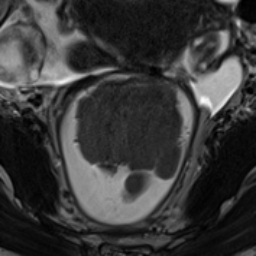
#> input picture classification/CRC_2D_Cls/img.png, 256 x 256 px, given in place of de.png, which was not available
$ jupyter execute --allow-errors crop.ipynb
#> lines starting #> are read from the running program, lines starting #| are printed output that depends on the picture; after the words box and inside, x2 and y2 are one past the last pixel; in counts of white or black regions, pixels touching at a corner belong together; pictures that were not available may be replaced by others from this repository, and a replacement may not be noted
[cell 1]
import cv2
import numpy as np
import matplotlib.pyplot as plt

from skimage.measure import find_contours, label, regionprops

[cell 2]
# img = cv2.imread('/home/workspace/AMP_mysef_2D_Cls/de.png')
img = cv2.imread('/home/workspace/AMP_mysef_2D_Cls/ipynb/de.png')
#> img is the input picture: shape (256, 256, 3); min 0, max 252, mean 56.8
# img = img.astype(np.float32) / 255
# cv2.imwrite('de.png', img)
img = img.astype(np.float32) * 255
plt.imshow(img)
np.unique(img)
#> Out = 249 values from 0 to 64260
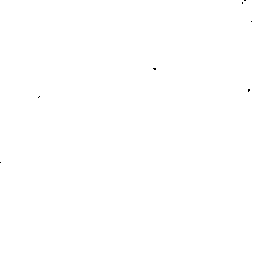
#> shown: shape (256, 256, 3) float32; values 0 (black) and 1 (white), 100% white; black in thin lines or dots, all inside (x1, y1, x2, y2) = (0, 0, 252, 163)

[cell 3]
img_path = f''
# image_path = f'/home/workspace/AMP_mysef_2D_Cls/data/png_img_Tr_nonzero/crc_054/crc_054_013.png'
# mask_path = f'/home/workspace/AMP_mysef_2D_Cls/data/png_mask_Tr_nonzero/crc_054/crc_054_013.png'

image_path = '/home/workspace/AMP_mysef_2D_Cls/img.png'
mask_path = '/home/workspace/AMP_mysef_2D_Cls/mask.png'

image = cv2.imread(image_path, cv2.IMREAD_UNCHANGED)
#> image: shape (256, 256); min 0, max 252, mean 56.8
mask = cv2.imread(mask_path, cv2.IMREAD_GRAYSCALE)

plt.subplot(221)
plt.imshow(mask, cmap='gray')

plt.subplot(222)
plt.imshow(image/255, cmap='gray')

plt.subplot(223)
plt.imshow(image, cmap='gray')
plt.imshow(mask, alpha=0.5, cmap='gray')

# np.unique(mask)
# np.unique(image/255)
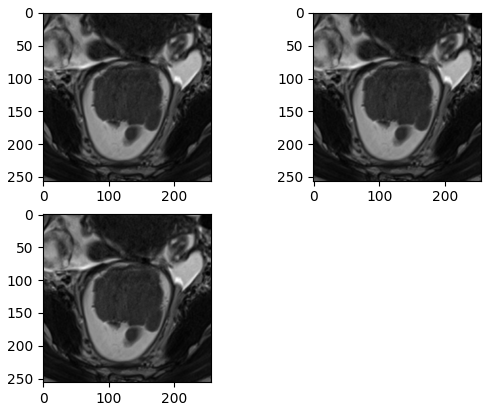
#> figure drawn by matplotlib, 3 panels

[cell 4]
def mask_to_border(mask):
    h, w = mask.shape
#> h = 256; w = 256
    border = np.zeros((h, w))

    contours = find_contours(mask, 128)
#> contours = 34 point arrays, longest 554 points
    for contour in contours:
        for c in contour:
            x = int(c[0])
            y = int(c[1])
            border[x][y] = 255
#> this loop made 34 passes
#> contour on passes 27, 34: [[94.56, 0], [95, 0.444], [95.17, 0]], [[214, 101], [213, 101], [214, 100], [214, 101]]
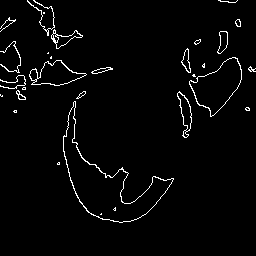
#> border: shape (256, 256) float64; 2.7% white in thin lines or dots, all inside (x1, y1, x2, y2) = (0, 0, 256, 223)

    return border

[cell 5]
border = mask_to_border(mask)

[cell 6]
plt.imshow(border)

[cell 7]
""" Mask to bounding boxes """
def mask_to_bbox(mask):
    bboxes = []

    mask = mask_to_border(mask)
#> the loop in mask_to_border (call 2), `for contour in contours:` made 34 passes
    lbl = label(mask)
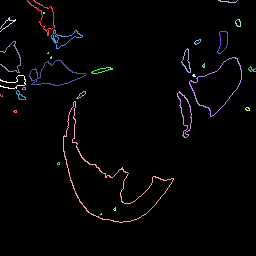
#> lbl: shape (256, 256) int64; 31 distinct labels, from 0 to 30; one colour per label, 0 black
    props = regionprops(lbl)
#> props = 30 regions; largest, box (x1, y1, x2, y2) and area: (63, 101, 174, 223) 472, (189, 57, 242, 117) 178, (29, 60, 87, 86) 174, (177, 91, 192, 138) 121, (27, 0, 55, 36) 115
    for prop in props:
        x1 = prop.bbox[1]
        y1 = prop.bbox[0]

        x2 = prop.bbox[3]
        y2 = prop.bbox[2]

        bboxes.append([x1, y1, x2, y2])
#> this loop made 30 passes
#> (x1, y1, x2, y2) on passes 1 to 12: (27, 0, 55, 36), (218, 0, 238, 3), (43, 12, 45, 14), (0, 17, 16, 32), (235, 19, 241, 27), (51, 29, 83, 49), (217, 31, 228, 54), (194, 39, 201, 45), (0, 41, 21, 73), (181, 48, 191, 73), (47, 52, 49, 54), (50, 56, 52, 59)
#> after the loop, bboxes = 30 items, first 6: [27, 0, 55, 36], [218, 0, 238, 3], [43, 12, 45, 14], [0, 17, 16, 32], [235, 19, 241, 27], [51, 29, 83, 49]

    return bboxes

[cell 8]
bboxes = mask_to_bbox(mask)
bboxes
#> Out has the same summary as bboxes in mask_to_bbox

[cell 9]
# bboxes = mask_to_bbox(mask)
x1 = bboxes[0][0]
#> x1 = 27
y1 = bboxes[0][1]
#> y1 = 0
x2 = bboxes[0][2]
#> x2 = 55
y2 = bboxes[0][3]
#> y2 = 36

cX = (x2 + x1) // 2
#> cX = 41
cY = (y2 + y1) // 2
#> cY = 18
Center = (cX, cY)
#> Center = (41, 18)
Center
dis = 30

[cell 10]
# mask1 = cv2.rectangle(mask, (x1-20, y1-20), (x2+20, y2+20), (255, 0, 0), 1)
# mask1 = cv2.rectangle(mask, (x1, y1), (x2, y2), (255, 0, 0), 1)
# plt.imshow(mask1, cmap='gray')

[cell 11]
print(x1, x2, y1, y2)
#| 27 55 0 36
# [6 lines of commented-out code are left out]

[cell 12]
crop_mask = cv2.imwrite('./demo_mask.png', mask[y1 - dis: y2 + dis, x1 - dis: x2 + dis])
crop_img = cv2.imwrite('./demo_img.png', image[y1 - dis: y2 + dis, x1 - dis: x2 + dis])

[cell 13]
plt.subplot(221)
plt.imshow(mask[y1 - dis: y2 + dis, x1 - dis: x2 + dis], cmap='gray')

plt.subplot(222)
plt.imshow(image[y1 - dis: y2 + dis, x1 - dis: x2 + dis], cmap='gray')

plt.subplot(223)
plt.imshow(mask[y1 - dis: y2 + dis, x1 - dis: x2 + dis], cmap='gray')
plt.imshow(image[y1 - dis: y2 + dis, x1 - dis: x2 + dis], alpha=0.5, cmap='gray')
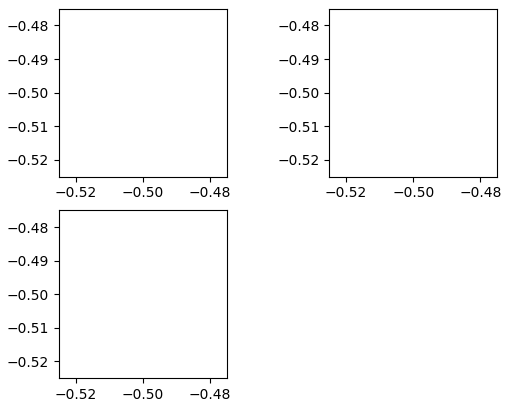
#> figure drawn by matplotlib, 3 panels

[cell 14]
image_path = f'/home/workspace/AMP_mysef_2D_Cls/data/png_img_Tr_nonzero/crc_054/crc_054_013.png'
mask_path = f'/home/workspace/AMP_mysef_2D_Cls/data/png_mask_Tr_nonzero/crc_054/crc_054_013.png'

image = cv2.imread(image_path, cv2.IMREAD_UNCHANGED)
mask = cv2.imread(mask_path, cv2.IMREAD_UNCHANGED)
plt.subplot(221)
#> (the rest of this cell did not finish here and is left out)

[cell 15]
#

[cell 16]
import os
from glob import glob
import cv2
import matplotlib.pyplot as plt
image_path = f'/home/workspace/AMP_mysef_2D_Cls/ipynb/crop_demo/png_img_Ts_nonzero/'
mask_path = f'/home/workspace/AMP_mysef_2D_Cls/ipynb/crop_demo/png_mask_Ts_nonzero/'

image_save = f'/home/workspace/AMP_mysef_2D_Cls/ipynb/cropped_Ts/imgs/'
mask_save = f'/home/workspace/AMP_mysef_2D_Cls/ipynb/cropped_Ts/masks/'


for img_dir in sorted(os.listdir(image_path)):
    # print(img_dir)
    for img_file, mask_file in zip(sorted(glob(os.path.join(image_path + img_dir + '/*.png'))), sorted(glob(os.path.join(mask_path + img_dir + '/*.png')))):
        # print(img_file, mask_file)
        img_name = img_file.split('/')[-1]
        mask_name = mask_file.split('/')[-1]

        # print(img_name)
        # print(mask_name)

        img = cv2.imread(img_file, cv2.IMREAD_UNCHANGED)
        mask = cv2.imread(mask_file, cv2.IMREAD_GRAYSCALE)
        # print(img.shape)
        assert img.shape == mask.shape

        bboxes = mask_to_bbox(mask)
#> the loop in mask_to_bbox (call 2), `for prop in props:` made 30 passes
        x1 = bboxes[0][0]
        y1 = bboxes[0][1]
        x2 = bboxes[0][2]
        y2 = bboxes[0][3]

        cX = (x2 + x1) // 2
        cY = (y2 + y1) // 2
        Center = (cX, cY)
        Center
        dis = 30

        # print(Center)

        # continue
        path_mask_save = mask_save + img_dir + '/'
        os.makedirs(path_mask_save, exist_ok=True)
        crop_mask = cv2.imwrite(path_mask_save + f'/{mask_name}', mask[y1 - dis: y2 + dis, x1 - dis: x2 + dis])

        path_img_save = image_save + img_dir + '/'
        os.makedirs(path_img_save, exist_ok=True)
        crop_img = cv2.imwrite(path_img_save + f'/{img_name}', img[y1 - dis: y2 + dis, x1 - dis: x2 + dis])
        # [7 lines of commented-out code are left out]

[cell 17]
import os
from glob import glob
import cv2
import matplotlib.pyplot as plt
image_path = f'/home/workspace/AMP_mysef_2D_Cls/ipynb/crop_demo/png_img_Tr_nonzero/'
mask_path = f'/home/workspace/AMP_mysef_2D_Cls/ipynb/crop_demo/png_mask_Tr_nonzero/'

image_save = f'/home/workspace/AMP_mysef_2D_Cls/ipynb/cropped_Tr/imgs/'
mask_save = f'/home/workspace/AMP_mysef_2D_Cls/ipynb/cropped_Tr/masks/'


for img_dir in sorted(os.listdir(image_path)):
    # print(img_dir)
    for img_file, mask_file in zip(sorted(glob(os.path.join(image_path + img_dir + '/*.png'))), sorted(glob(os.path.join(mask_path + img_dir + '/*.png')))):
        # print(img_file, mask_file)
        img_name = img_file.split('/')[-1]
        mask_name = mask_file.split('/')[-1]

        # print(img_name)
        # print(mask_name)

        img = cv2.imread(img_file, cv2.IMREAD_UNCHANGED)
        mask = cv2.imread(mask_file, cv2.IMREAD_GRAYSCALE)
        # print(img.shape)
        assert img.shape == mask.shape

        bboxes = mask_to_bbox(mask)
